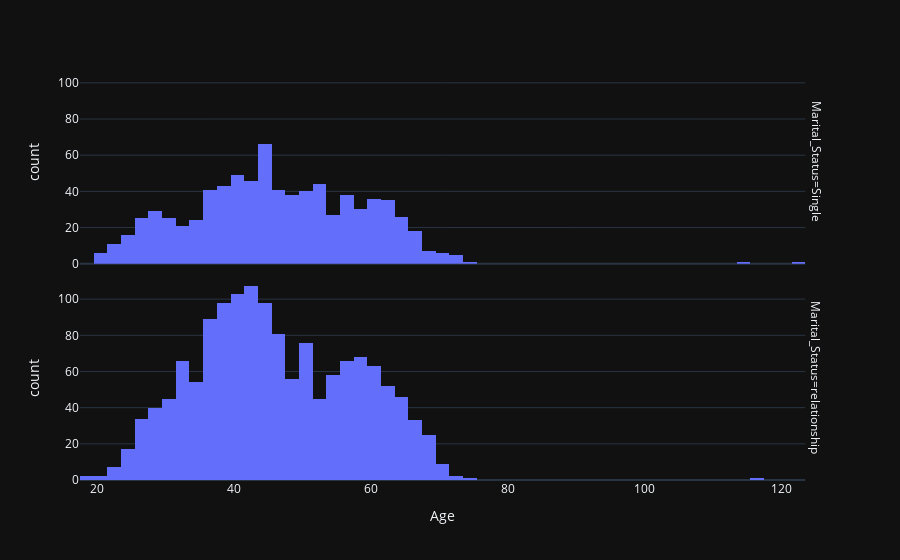

Notebook code cell kept with this figure:
### Code cell
fig = px.histogram (df, x = "Age",  facet_row = "Marital_Status",  template = 'plotly_dark')
fig.show ()

### Figure 1 — Plotly figure (JSON) as saved in the notebook; plotly's stock layout.template omitted (floating-point values rounded to 4 significant figures; data arrays with more than 128 entries replaced by an {"elided": "..."} marker saying what was removed)
{"data": [{"alignmentgroup": "True", "bingroup": "x", "hovertemplate": "Marital_Status=Single<br>Age=%{x}<br>count=%{y}<extra></extra>", "legendgroup": "", "marker": {"color": "#636efa", "pattern": {"shape": ""}}, "name": "", "offsetgroup": "", "orientation": "v", "showlegend": false, "type": "histogram", "x": {"elided": "796 int values"}, "xaxis": "x2", "yaxis": "y2"}, {"alignmentgroup": "True", "bingroup": "x", "hovertemplate": "Marital_Status=relationship<br>Age=%{x}<br>count=%{y}<extra></extra>", "legendgroup": "", "marker": {"color": "#636efa", "pattern": {"shape": ""}}, "name": "", "offsetgroup": "", "orientation": "v", "showlegend": false, "type": "histogram", "x": {"elided": "1444 int values"}, "xaxis": "x", "yaxis": "y"}], "layout": {"annotations": [{"font": {}, "showarrow": false, "text": "Marital_Status=relationship", "textangle": 90, "x": 0.98, "xanchor": "left", "xref": "paper", "y": 0.2425, "yanchor": "middle", "yref": "paper"}, {"font": {}, "showarrow": false, "text": "Marital_Status=Single", "textangle": 90, "x": 0.98, "xanchor": "left", "xref": "paper", "y": 0.7575, "yanchor": "middle", "yref": "paper"}], "barmode": "relative", "legend": {"tracegroupgap": 0}, "margin": {"t": 60}, "xaxis": {"anchor": "y", "domain": [0, 0.98], "title": {"text": "Age"}}, "xaxis2": {"anchor": "y2", "domain": [0, 0.98], "matches": "x", "showticklabels": false}, "yaxis": {"anchor": "x", "domain": [0, 0.485], "title": {"text": "count"}}, "yaxis2": {"anchor": "x2", "domain": [0.515, 1], "matches": "y", "title": {"text": "count"}}}}
